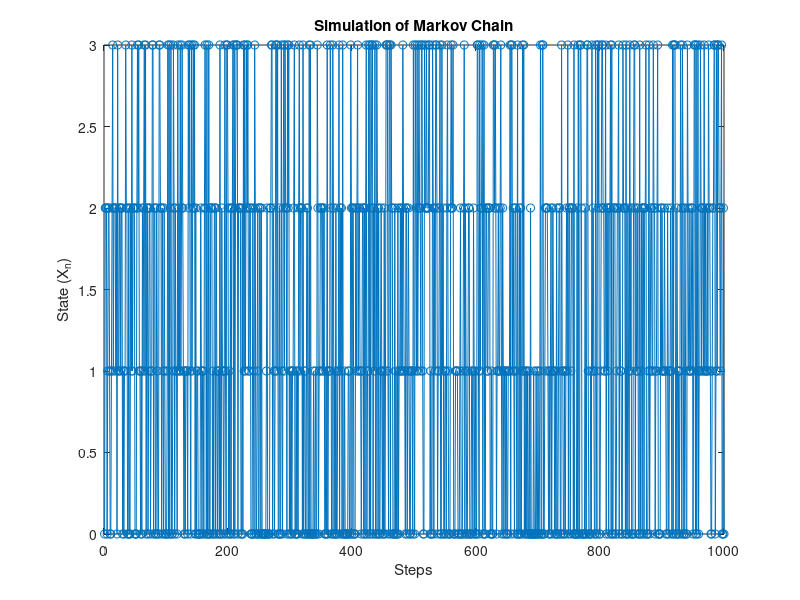

Here is the MATLAB script that generated this plot:
% Define the parameters
p = 0.4;  % probability parameter
num_steps = 1000;  % number of steps in the simulation

% Initialize the Markov chain
X = zeros(1, num_steps);

% Simulate the Markov chain
for n = 2:num_steps
    Y_n_minus_1 = rand() < p;
    Y_n = rand() < p;
    X(n) = Y_n_minus_1 + 2 * Y_n;
end

% Plot the evolution of the Markov chain
figure;
plot(X, '-o');
xlabel('Steps');
ylabel('State (X_n)');
title('Simulation of Markov Chain');

% Check for convergence to steady-state
tolerance = 1e-6;  % convergence tolerance
converged = false;
convergence_step = 0;

for n = 2:num_steps
    if max(abs(X(n) - X(n-1))) < tolerance
        converged = true;
        convergence_step = n;
        break;
    end
end

% Display results
if converged
    fprintf('The Markov chain converged to steady-state.\n');
    fprintf('Steady-state probabilities: %s\n', num2str(hist(X(convergence_step:end), 0:3) / (num_steps - convergence_step + 1)));
    fprintf('Number of steps to converge: %d\n', convergence_step);
else
    fprintf('The Markov chain did not converge to steady-state within the given number of steps.\n');
end
